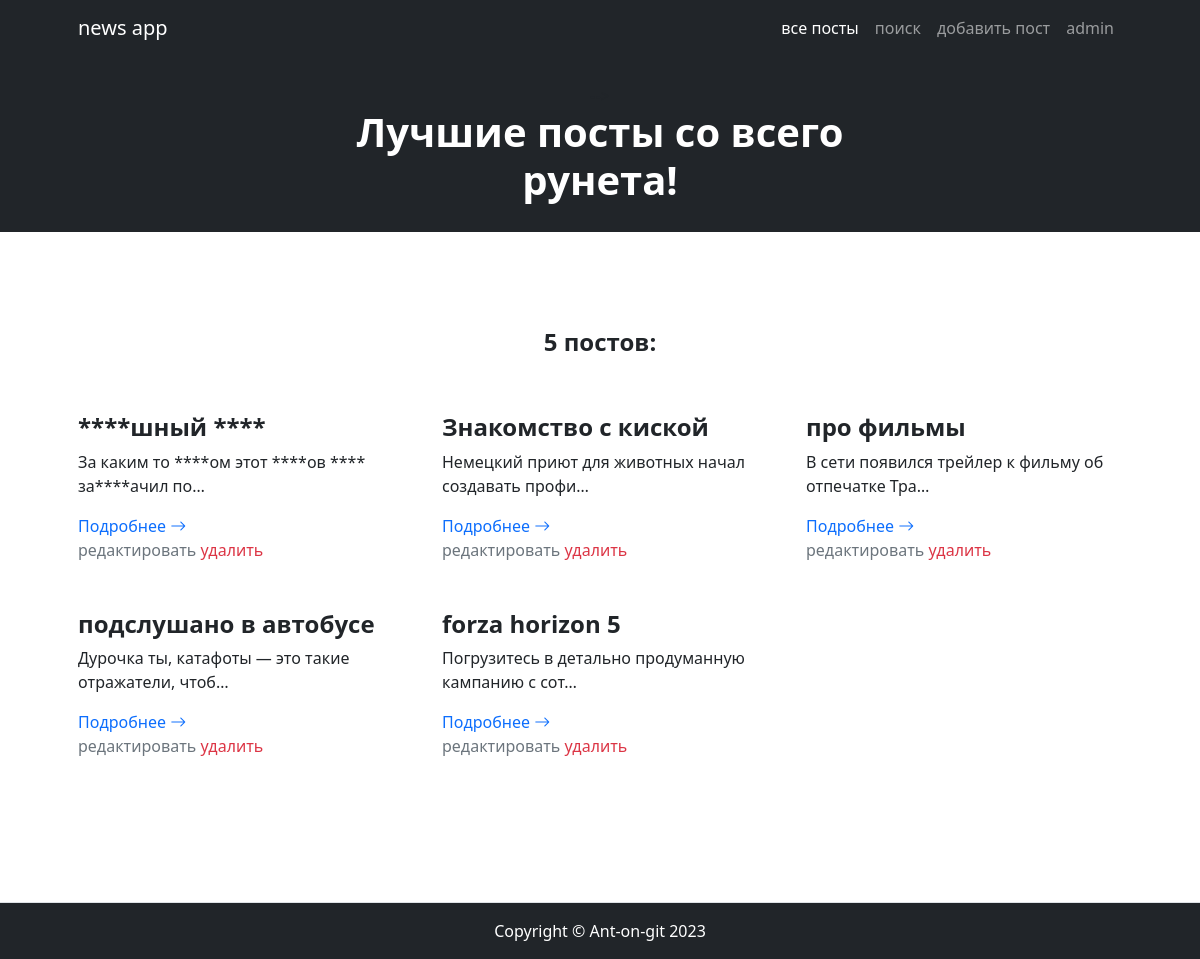
Before: /news/ with the older database file.
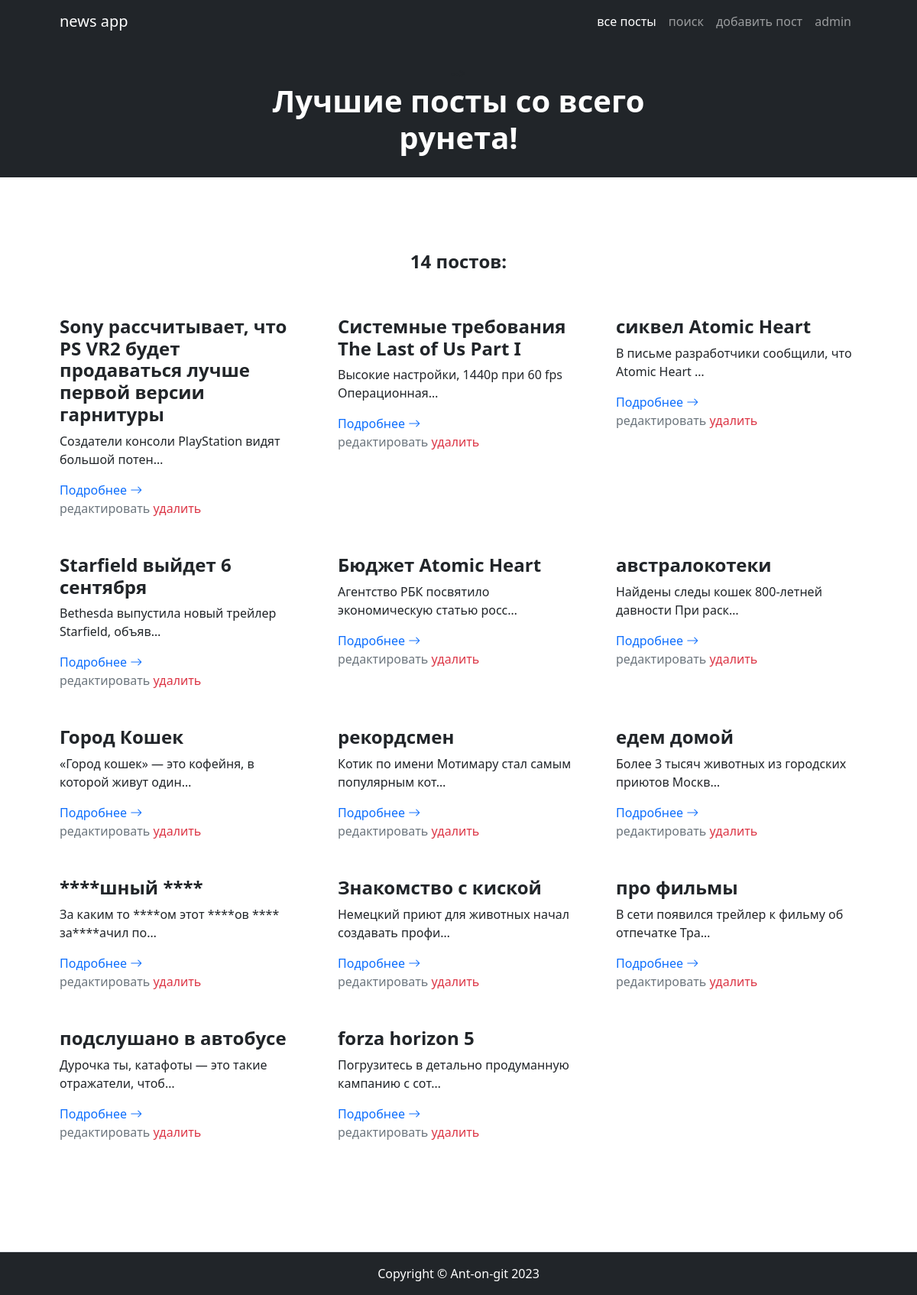
After: the same page with the newer database file.
### news/models.py (models this page shows, shortened)
class Post(models.Model):
    class Types(models.TextChoices):
        article = 'статья', 'статья'
        news = 'новость', 'новость'
    type = models.CharField(max_length=7, choices=Types.choices, default=Types.article)
    datetime_create = models.DateTimeField(auto_now_add=True)
    title = models.CharField(max_length=255)
    text = models.TextField()
    rating = models.IntegerField(default=0)
    author = models.ForeignKey('Author', on_delete=models.CASCADE)
    category = models.ManyToManyField('Category', through='PostCategory')

### news/views.py (the view)
# urls.py: path('', PostList.as_view()),
class PostList(ListView):
    model = Post
    template_name = 'postList.html'
    context_object_name = 'postList'
    queryset = Post.objects.order_by('-id')  # queryset встроенная переменная, по умолчанию забирает

### news/templatetags/custom_filters.py (called while the page is built)
@register.filter(name='postwordEnding')
def postwordEnding(postList):
    word = 'пост'
    endings = ['а', 'ов']
    length = len(postList)
    if 11 <= length <= 20 or 5 <= length % 10 <= 9 or length % 10 == 0:
        res = f'{length} {word + endings[1]}'
    elif length % 10 == 1:
        res = f'{length} {word}'
    else:
        res = f'{length} {word + endings[0]}'
    return res

@register.filter(name='censor')
def censor(text):
    negative_words = ['хрен', 'жопа', 'жопе']
    word_list = text.split()
    for i, word in enumerate(word_list):
        for negative in negative_words:
            if negative in word.lower():
                start_ind = word.lower().find(negative)
                end_ind = start_ind + len(negative)
                word_list[i] = word[:start_ind] + '*' * len(negative) + word[end_ind:]
    return ' '.join(word_list)

### templates/postList.html (shortened to what this page needs)
{% extends 'default.html' %}
{% load custom_filters %}
{% block page_preview %}
  <div class="text-center my-4">-->
      <h1 class="display-6 fw-bold text-white mb-2">
          Лучшие посты со всего рунета!
      </h1>
  </div>
{% endblock page_preview %}
{% block content %}
    <section class="py-5 border-bottom" id="features">
        <div class="container px-5 my-5">
            <div class="row gx-5">
                {% if postList %}
                    <div class="col-lg-12 mb-5">
                        <h2 class="h4 fw-bolder text-center">{{ postList | postwordEnding }}:</h2>
                    </div>
                    {% for post in postList %}
                        <div class="col-lg-4 mb-5">
                            <h2 class="h4 fw-bolder">{{ post.title | censor }}</h2>
                            <p>{{ post.text | truncatechars:50 | censor }}</p>
                            <a class="text-decoration-none" href="{{ post.pk }}">
                                Подробнее
                                <i class="bi bi-arrow-right"></i>
                            </a>
                            <div>
                                <a class="text-decoration-none text-secondary" href="{{ post.pk }}/edit">редактировать</a>
                                <a class="text-decoration-none text-danger" href="{{ post.pk }}/delete">удалить</a>
                            </div>
                        </div>
                    {% endfor %}
                {% else %}
                    <div class="col-lg-12 mb-5">
                        <h2 class="h4 fw-bolder text-center">Постов нет =(</h2>
                    </div>
                {% endif %}
            </div>
        </div>
    </section>
{% endblock content %}

### templates/default.html (shortened to what this page needs)
{% load static %}
<!DOCTYPE html>
<html lang="ru">
    <head>
        <link href="https://cdn.jsdelivr.net/npm/bootstrap-icons@1.4.1/font/bootstrap-icons.css" rel="stylesheet" />
        <link href="{% static 'BootstrapPostList/css/styles.css' %}" rel="stylesheet" />
        <link href="{% static 'BootstrapPostList/css/myStyles.css' %}" rel="stylesheet"/>
    </head>
    <body>
        <div class="wrapper">
            <nav class="navbar navbar-expand-lg navbar-dark bg-dark">
                <div class="container px-5">
                    <a class="navbar-brand" href="#!">news app</a>
                    <div class="collapse navbar-collapse" id="navbarSupportedContent">
                        <ul class="navbar-nav ms-auto mb-2 mb-lg-0">
                            <li class="nav-item"><a class="nav-link active" aria-current="page" href="/news">все посты</a></li>
                            <li class="nav-item"><a class="nav-link" href="/news/search">поиск</a></li>
                            <li class="nav-item"><a class="nav-link" href="/news/add">добавить пост</a></li>
                            <li class="nav-item"><a class="nav-link" href="/admin/">admin</a></li>
                        </ul>
                    </div>
                </div>
            </nav>
            <header class="bg-dark py-1">
                <div class="container px-5">
                    <div class="row gx-5 justify-content-center">
                        <div class="col-lg-6">
                            {% block page_preview %}{% endblock page_preview %}
                        </div>
                    </div>
                </div>
            </header>
            <div class="main">
                {% block content %}
                {% endblock content %}
            </div>
            <footer class="py-3 bg-dark">
                <div class="container px-5"><p class="m-0 text-center text-white">Copyright &copy; Ant-on-git 2023</p></div>
            </footer>
        </div>
    </body>
</html>

Changed rows visible on the page:
added Post: title|censor "Sony рассчитывает, что PS VR2 будет продаваться лучше первой версии гарнитуры", text|censor "Создатели консоли PlayStation видят большой потен…"
added Post: title|censor "Системные требования The Last of Us Part I", text|censor "Высокие настройки, 1440p при 60 fps Операционная…"
added Post: title|censor "сиквел Atomic Heart", text|censor "В письме разработчики сообщили, что Atomic Heart …"
added Post: title|censor "Starfield выйдет 6 сентября", text|censor "Bethesda выпустила новый трейлер Starfield, объяв…"
added Post: title|censor "Бюджет Atomic Heart", text|censor "Агентство РБК посвятило экономическую статью росс…"
added Post: title|censor "австралокотеки", text|censor "Найдены следы кошек 800‐летней давности При раск…"
added Post: title|censor "Город Кошек", text|censor "«Город кошек» — это кофейня, в которой живут один…"
added Post: title|censor "рекордсмен", text|censor "Котик по имени Мотимару стал самым популярным кот…"
added Post: title|censor "едем домой", text|censor "Более 3 тысяч животных из городских приютов Москв…"
Other visible differences:
{{ postList | postwordEnding }}: "5 постов" → "14 постов"
